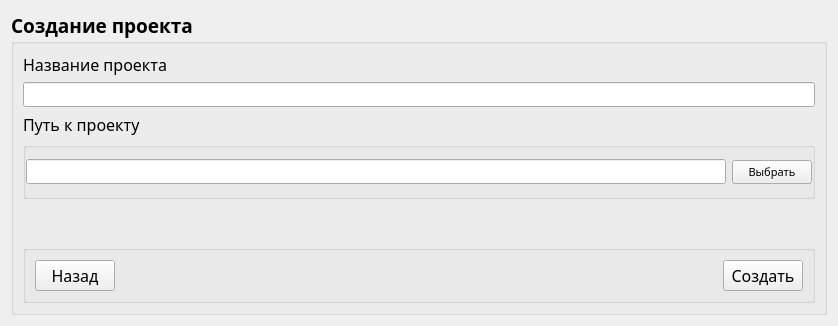
           <widget class="QWidget" name="page_processingNewProjectCreating">
            <layout class="QVBoxLayout" name="verticalLayout_20">
             <item>
              <widget class="QGroupBox" name="groupBox_newProjectCreatingMain">
               <property name="font">
                <font>
                 <family>Rubik</family>
                 <pointsize>14</pointsize>
                 <bold>true</bold>
                </font>
               </property>
               <property name="title">
                <string>Создание проекта</string>
               </property>
               <property name="flat">
                <bool>true</bool>
               </property>
               <layout class="QVBoxLayout" name="verticalLayout_2">
                <item>
                 <widget class="QLabel" name="label_newProjectCreatingNameFieldTitle">
                  <property name="font">
                   <font>
                    <family>Rubik</family>
                    <pointsize>12</pointsize>
                    <bold>false</bold>
                   </font>
                  </property>
                  <property name="text">
                   <string>Название проекта</string>
                  </property>
                 </widget>
                </item>
                <item>
                 <widget class="QLineEdit" name="lineEdit_newProjectCreatingNameField">
                  <property name="font">
                   <font>
                    <family>Rubik</family>
                    <pointsize>9</pointsize>
                    <bold>false</bold>
                   </font>
                  </property>
                  <property name="text">
                   <string/>
                  </property>
                  <property name="maxLength">
                   <number>40</number>
                  </property>
                 </widget>
                </item>
                <item>
                 <widget class="QLabel" name="label_newProjectCreatingPathFieldTitle">
                  <property name="font">
                   <font>
                    <family>Rubik</family>
                    <pointsize>12</pointsize>
                    <bold>false</bold>
                   </font>
                  </property>
                  <property name="text">
                   <string>Путь к проекту</string>
                  </property>
                 </widget>
                </item>
                <item>
                 <widget class="QGroupBox" name="groupBox_newProjectCreatingPath">
                  <property name="title">
                   <string/>
                  </property>
                  <property name="flat">
                   <bool>true</bool>
                  </property>
                  <layout class="QHBoxLayout" name="horizontalLayout_8">
                   <property name="spacing">
                    <number>6</number>
                   </property>
                   <property name="leftMargin">
                    <number>0</number>
                   </property>
                   <property name="topMargin">
                    <number>0</number>
                   </property>
                   <property name="rightMargin">
                    <number>0</number>
                   </property>
                   <property name="bottomMargin">
                    <number>0</number>
                   </property>
                   <item>
                    <widget class="QLineEdit" name="lineEdit_newProjectCreatingPathField">
                     <property name="font">
                      <font>
                       <family>Rubik</family>
                       <pointsize>9</pointsize>
                       <bold>false</bold>
                      </font>
                     </property>
                    </widget>
                   </item>
                   <item>
                    <widget class="QPushButton" name="pushButton_newProjectCreatingPathChoose">
                     <property name="font">
                      <font>
                       <family>Rubik</family>
                       <pointsize>8</pointsize>
                       <bold>false</bold>
                      </font>
                     </property>
                     <property name="text">
                      <string>Выбрать</string>
                     </property>
                    </widget>
                   </item>
                  </layout>
                 </widget>
                </item>
                <item>
                 <spacer name="verticalSpacer_newProjectCreatingUnderParameters">
                  <property name="orientation">
                   <enum>Qt::Orientation::Vertical</enum>
                  </property>
                  <property name="sizeHint" stdset="0">
                   <size>
                    <width>20</width>
                    <height>40</height>
                   </size>
                  </property>
                 </spacer>
                </item>
                <item>
                 <widget class="QGroupBox" name="groupBox_newProjectCreatingSubmitField">
                  <property name="title">
                   <string/>
                  </property>
                  <property name="flat">
                   <bool>true</bool>
                  </property>
                  <layout class="QHBoxLayout" name="horizontalLayout_9">
                   <item>
                    <widget class="QPushButton" name="pushButton_newProjectCreatingCancel">
                     <property name="font">
                      <font>
                       <family>Rubik</family>
                       <pointsize>12</pointsize>
                       <bold>false</bold>
                      </font>
                     </property>
                     <property name="text">
                      <string>Назад</string>
                     </property>
                    </widget>
                   </item>
                   <item>
                    <spacer name="horizontalSpacer_newProjectCreating_createButtonLeft">
                     <property name="orientation">
                      <enum>Qt::Orientation::Horizontal</enum>
                     </property>
                     <property name="sizeHint" stdset="0">
                      <size>
                       <width>602</width>
                       <height>20</height>
                      </size>
                     </property>
                    </spacer>
                   </item>
                   <item>
                    <widget class="QPushButton" name="pushButton_newProjectCreatingSubmit">
                     <property name="font">
                      <font>
                       <family>Rubik</family>
                       <pointsize>12</pointsize>
                       <bold>false</bold>
                      </font>
                     </property>
                     <property name="text">
                      <string>Создать</string>
                     </property>
                    </widget>
                   </item>
                  </layout>
                 </widget>
                </item>
               </layout>
              </widget>
             </item>
            </layout>
           </widget>
